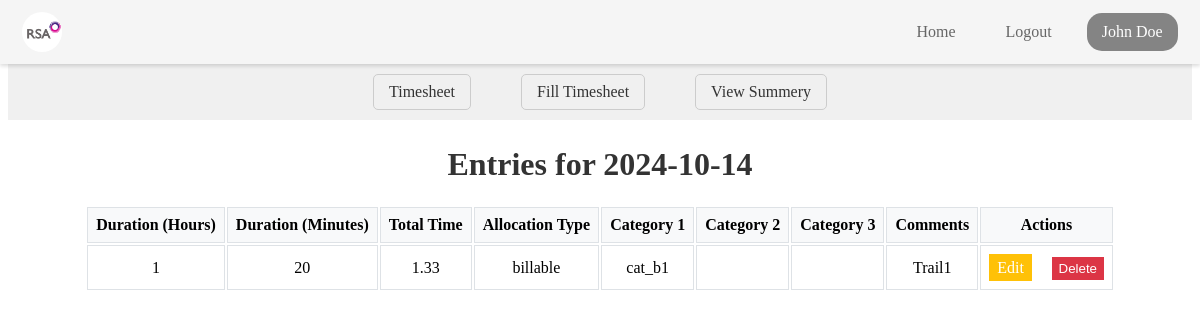
Page /view_entries_by_date/2024-10-14 (signed in) on the earlier database version.
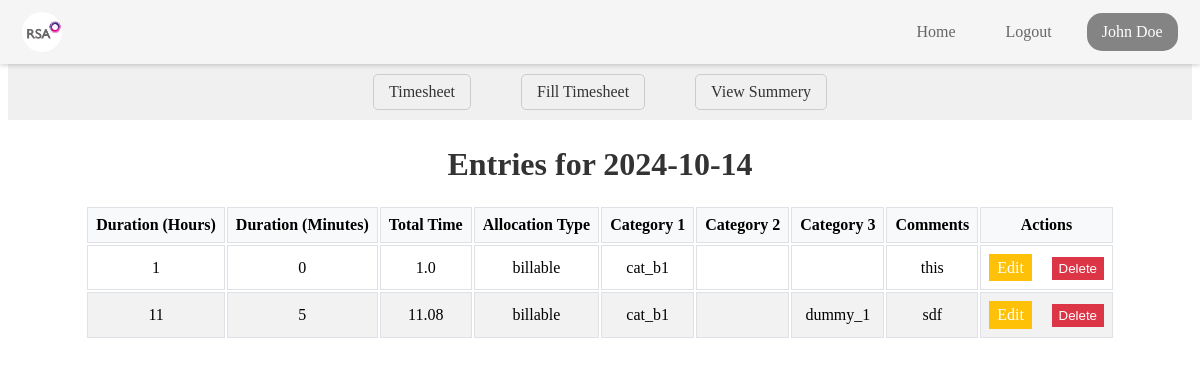
Same page on the later database version.
### tables this page shows
CREATE TABLE EMS_users (
    EmployeeID TEXT PRIMARY KEY,
    Fname TEXT,
    Mname TEXT,
    Lname TEXT,
    ManagerID TEXT,
    EMSlogin TEXT,
    Role TEXT,
    Team TEXT,
    ManagerName TEXT,
    Password TEXT
);

CREATE TABLE timesheet_entries (
    entree_id INTEGER PRIMARY KEY AUTOINCREMENT,
    employee_id TEXT,
    fname TEXT,
    lname TEXT,
    team TEXT,
    manager_name TEXT,
    date TEXT,
    duration_hours INTEGER,
    duration_minutes INTEGER,
    total_time REAL,
    project_code TEXT,
    allocation_type TEXT,
    holiday_status TEXT,
    category_1 TEXT,
    category_2 TEXT,
    category_3 TEXT,
    comments TEXT
);

### app.py (the view)
@app.route('/view_entries_by_date/<date>', methods=['GET'])
@login_required
def view_entries_by_date(date):
    try:
        conn = get_db_connection()
        entries = conn.execute(
            'SELECT * FROM timesheet_entries WHERE date = ? AND employee_id = ?',
            (date, current_user.id)
        ).fetchall()
        conn.close()
    except Exception as e:
        return redirect(url_for('view_summary'))
    return render_template('view_entries_by_date.html', entries=entries, date=date, fname=current_user.fname, lname=current_user.lname)

### app.py (called while the page is built)
def get_db_connection():
    conn = sqlite3.connect('ems_user.db')
    conn.row_factory = sqlite3.Row
    return conn

@login_manager.user_loader
def load_user(user_id):
    conn = get_db_connection()
    user = conn.execute('SELECT * FROM EMS_users WHERE EmployeeID = ?', (user_id,)).fetchone()
    conn.close()
    if user:
        return User(user['EmployeeID'], user['Fname'], user['Lname'], user['Role'], user['Team'] ,user['ManagerName'])
    return None

### templates/view_entries_by_date.html (shortened to what this page needs)
<!DOCTYPE html>
<html lang="en">
  <head>
    <link
      rel="stylesheet"
      href="{{ url_for('static', filename='css/timesheet/view_entries_by_date.css') }}"
    />
</head>
<body>
  <div>
        {% include 'navbar.html' %}
  <nav class="ts-nav-container">
        <div class="ts-nav-center">
          <a href="/timesheet_home" class="ts-nav-link">Timesheet</a>
          <a href="/fill_timesheet" class="ts-nav-link">Fill Timesheet</a>
           <a href="/view_summary" class="ts-nav-link">View Summery</a>
        </div>
      </nav>
      <div class="view-box">
<h1 class="ts-dateentry-title">Entries for {{ date }}</h1>
<table>
<thead class="ts-dateentry-header">
<tr class="ts-dateentry-header-row">
<th class="ts-dateentry-header-cell">Duration (Hours)</th>
<th class="ts-dateentry-header-cell">Duration (Minutes)</th>
<th class="ts-dateentry-header-cell">Total Time</th>
<th class="ts-dateentry-header-cell">Allocation Type</th>
<th class="ts-dateentry-header-cell">Category 1</th>
<th class="ts-dateentry-header-cell">Category 2</th>
 <th class="ts-dateentry-header-cell">Category 3</th>
<th class="ts-dateentry-header-cell">Comments</th>
<th class="ts-dateentry-header-cell">Actions</th>
</tr>
</thead>
<tbody>
 {% if entries %} {% for entry in entries %}
<tr class="ts-dateentry-row">
<td class="ts-dateentry-cell">{{ entry.duration_hours }}</td>
<td class="ts-dateentry-cell">{{ entry.duration_minutes }}</td>
<td class="ts-dateentry-cell">{{ entry.total_time }}</td>
<td class="ts-dateentry-cell">{{ entry.allocation_type }}</td>
<td class="ts-dateentry-cell">{{ entry.category_1 }}</td>
<td class="ts-dateentry-cell">{{ entry.category_2 }}</td>
<td class="ts-dateentry-cell">{{ entry.category_3 }}</td>
<td class="ts-dateentry-cell">{{ entry.comments }}</td>
<td class="ts-dateentry-cell">
<a  class="ts-dateentry-link" href="{{ url_for('edit_entry', entry_id=entry.entree_id) }}">Edit</a>
<form
 class="ts-dateentry-form"
action="{{ url_for('delete_entry', entry_id=entry.entree_id) }}"
method="post"
 >
<button class="ts-dateentry-button" type="submit">Delete</button>
 </form>
</td>
 </tr>
{% endfor %} {% else %}
<tr class="ts-dateentry-row">
<td colspan="9" class="ts-dateentry-cell">No entries found for this date.</td>
</tr>
 {% endif %}
 </tbody>
</table>
      </div>
  </div>
</body>
</html>

### templates/navbar.html (shortened to what this page needs)
<!DOCTYPE html>
<html lang="en">
<head>
    <link
    rel="stylesheet"
    href="{{ url_for('static', filename='css/navbar/navbar.css') }}"
  />
</head>
<body>
    <header id="navbar">
        <nav class="navbar-container container">
          <a href="/home" class="home-link">
            <div class="navbar-logo">
              <img
                src="{{ url_for('static', filename='images/logo.png') }}"
                alt="Logo"
              />
            </div>
          </a>
          <div class="navbar-links">
            <a class="navbar-link" href="/home">Home</a>
            <a class="navbar-link" href="/logout">Logout</a>
            <a class="navbar-link-name" href=""><span>{{ fname }} {{ lname }}</span></a>
          </div>
        </nav>
      </header>
</body>
</html>

### static/css/timesheet/view_entries_by_date.css (style rules this page uses)
.ts-dateentry-title { font-size: 2em; color: #333; text-align: center; }
.ts-dateentry-header { background-color: #f8f9fa; }
.ts-dateentry-header-cell { font-weight: bold; padding: 0.5em; border: 1px solid #dee2e6; }
.ts-dateentry-row { background-color: #fff; }
.ts-dateentry-row:nth-child(even) { background-color: #f2f2f2; }
.ts-dateentry-cell { padding: 0.5em; border: 1px solid #dee2e6; }
.ts-dateentry-link { background-color: #ffc107; color: white; border: none; padding: 0.3em 0.5em; cursor: pointer; margin-right: 1em; text-decoration: none; display: inline-block; }
.ts-dateentry-form { display: inline-block; }
.ts-dateentry-button { background-color: #dc3545; color: white; border: none; padding: 0.3em 0.5em; cursor: pointer; }
.ts-nav-container { margin-top: 64px; margin-bottom: 5px; display: flex; justify-content: center; align-items: center; padding: 10px 20px; background-color: #f0f0f0; }
.ts-nav-center { display: flex; }
.ts-nav-link { margin: 0 25px; text-decoration: none; color: #333; border: 1px solid #ccc; padding: 8px 15px; border-radius: 5px; }
.view-box { text-align: center; align-items: center; justify-content: center; display: flex; flex-direction: column; }

### static/css/navbar/navbar.css (style rules this page uses)
#navbar { --navbar-bg-color:whitesmoke; --navbar-text-color-focus: #323232; --navbar-text-color: #666; --navbar-text-color-focus: #fff; --navbar-bg-contrast: rgb(255, 0, 85);; position: fixed; height: 64px; background-color: var(--navbar-bg-color); left: 0; right: 0; top: 0; box-shadow: 0 2px 4px rgba(0, 0, 0, 0.15); z-index: 99; }
.navbar-container { display: flex; justify-content: space-between; align-items: center; height: 100%; padding: 0 1.4rem; }
.home-link { display: flex; align-items: center; }
.navbar-logo { background-color: var(--navbar-text-color-focus); border-radius: 50%; width: 40px; height: 40px; margin-right: 0.5em; }
.navbar-logo img { width: 50px; margin-top: -0.42rem; margin-left: -0.2rem; }

Differences in the rows shown:
removed timesheet_entries: duration_hours "1", duration_minutes "20", total_time "1.33", allocation_type "billable", category_1 "cat_b1", comments "Trail1"
added timesheet_entries: duration_hours "1", duration_minutes "0", total_time "1.0", allocation_type "billable", category_1 "cat_b1", comments "this"
added timesheet_entries: duration_hours "11", duration_minutes "5", total_time "11.08", allocation_type "billable", category_1 "cat_b1", category_3 "dummy_1", comments "sdf"
